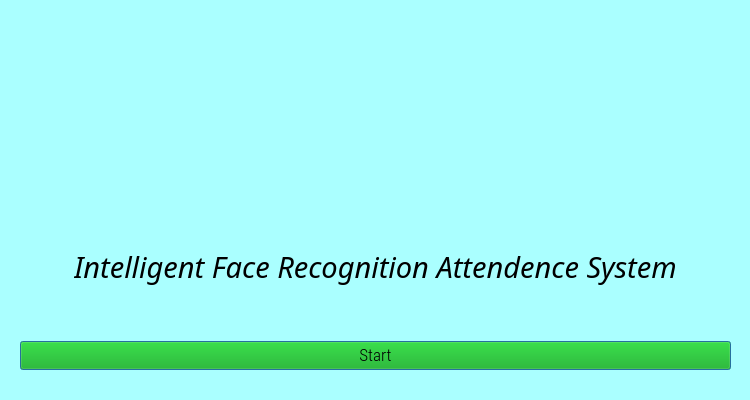
<?xml version="1.0" encoding="UTF-8"?>
<ui version="4.0">
 <class>Dialog</class>
 <widget class="QDialog" name="Dialog">
  <property name="geometry">
   <rect>
    <x>0</x>
    <y>0</y>
    <width>750</width>
    <height>400</height>
   </rect>
  </property>
  <property name="minimumSize">
   <size>
    <width>750</width>
    <height>400</height>
   </size>
  </property>
  <property name="maximumSize">
   <size>
    <width>750</width>
    <height>400</height>
   </size>
  </property>
  <property name="windowTitle">
   <string>Welcome to IFRAS</string>
  </property>
  <property name="windowIcon">
   <iconset resource="resource.qrc">
    <normaloff>:/icon/icon.png</normaloff>:/icon/icon.png</iconset>
  </property>
  <property name="styleSheet">
   <string notr="true">background-color: rgb(170, 255, 255);</string>
  </property>
  <widget class="QLabel" name="logolabel">
   <property name="geometry">
    <rect>
     <x>130</x>
     <y>50</y>
     <width>500</width>
     <height>133</height>
    </rect>
   </property>
   <property name="text">
    <string/>
   </property>
   <property name="pixmap">
    <pixmap>logo.png</pixmap>
   </property>
  </widget>
  <widget class="QWidget" name="verticalLayoutWidget">
   <property name="geometry">
    <rect>
     <x>20</x>
     <y>199</y>
     <width>711</width>
     <height>171</height>
    </rect>
   </property>
   <layout class="QVBoxLayout" name="verticalLayout">
    <item>
     <layout class="QHBoxLayout" name="horizontalLayout">
      <item alignment="Qt::AlignHCenter">
       <widget class="QLabel" name="filelabel">
        <property name="font">
         <font>
          <family>Brush Script MT</family>
          <pointsize>22</pointsize>
          <weight>50</weight>
          <italic>true</italic>
          <bold>false</bold>
         </font>
        </property>
        <property name="styleSheet">
         <string notr="true">font: italic 22pt &quot;Brush Script MT&quot;;</string>
        </property>
        <property name="text">
         <string>Intelligent Face Recognition Attendence System</string>
        </property>
       </widget>
      </item>
     </layout>
    </item>
    <item>
     <widget class="QPushButton" name="runButton">
      <property name="font">
       <font>
        <family>Roboto Condensed Light</family>
        <pointsize>13</pointsize>
       </font>
      </property>
      <property name="styleSheet">
       <string notr="true">background-color: rgb(0, 170, 0);</string>
      </property>
      <property name="text">
       <string>Start</string>
      </property>
     </widget>
    </item>
   </layout>
  </widget>
 </widget>
 <resources>
  <include location="resource.qrc"/>
 </resources>
 <connections/>
</ui>
